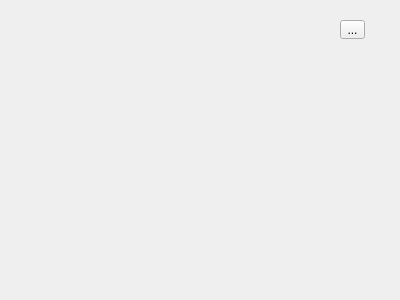
<?xml version="1.0" encoding="UTF-8"?>
<ui version="4.0">
 <class>%{CN}</class>
 <widget class="QWidget" name="%{CN}">
  <property name="geometry">
   <rect>
    <x>0</x>
    <y>0</y>
    <width>400</width>
    <height>300</height>
   </rect>
  </property>
  <property name="windowTitle">
   <string>%{CN}</string>
  </property>
  <widget class="BurgerButton" name="toolButton">
   <property name="geometry">
    <rect>
     <x>340</x>
     <y>20</y>
     <width>25</width>
     <height>19</height>
    </rect>
   </property>
   <property name="text">
    <string>...</string>
   </property>
  </widget>
 </widget>
 <customwidgets>
  <customwidget>
   <class>BurgerButton</class>
   <extends>QToolButton</extends>
   <header location="global">Core/BurgerButton.h</header>
  </customwidget>
 </customwidgets>
 <resources/>
 <connections/>
</ui>
